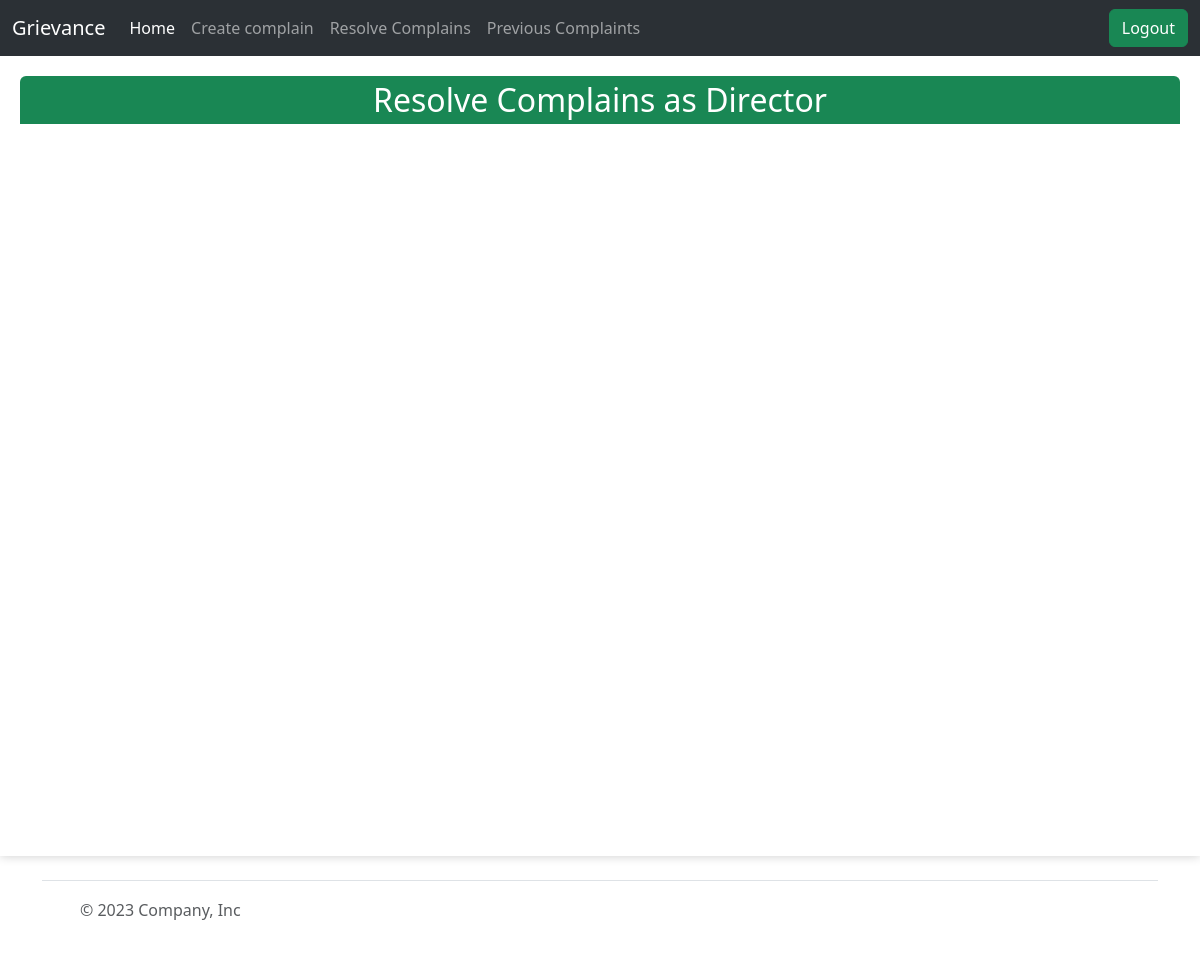
Page /respondcomplain (signed in) on the earlier database version.
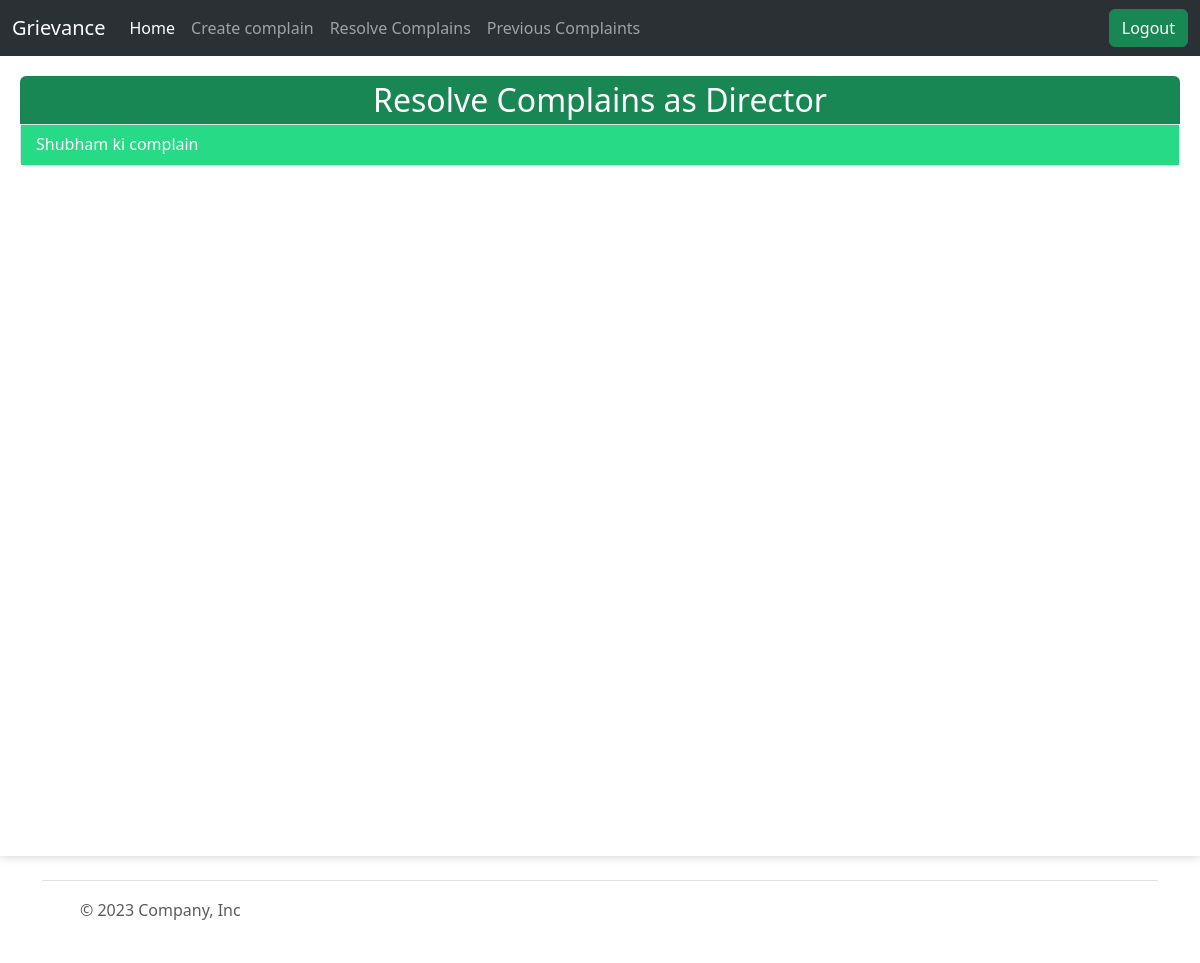
Same page on the later database version.
### complainapp/models.py (models this page shows, shortened)
class Designation(models.Model):
    id = models.AutoField
    name = models.CharField(max_length=100)
    description = models.CharField(max_length=500)
    parent = models.ForeignKey('self', blank=True, default=" ", null=True, on_delete=models.CASCADE)
    designation_holder = models.ForeignKey(Profile, on_delete=models.CASCADE, related_name='designation_holder')

class Complain(models.Model):
    id = models.AutoField
    heading = models.CharField(max_length=300)
    description = models.TextField()
    registered_by = models.ForeignKey(Profile, on_delete=models.CASCADE)
    registered_to = models.ForeignKey('Designation', on_delete=models.CASCADE)
    registered_date = models.DateField(default=now, db_index=True)
    response_date = models.DateField(default=datetime.utcnow() + timedelta(days=1))
    completed = models.BooleanField(default=False)
    likes = models.ManyToManyField(User,related_name="postlike", blank=True)

### complainapp/views.py (the view, shortened to what this page needs)
# urls.py: path('respondcomplain', views.respondComplain, name="respondComplain"),
@login_required(login_url='/')
def respondComplain(request):
    if not check_designation(Profile.objects.get(user=request.user)):
        messages.error(request, "You do not hold any designation")
        return redirect('/')
    myprofile = Profile.objects.get(user=request.user)
    designation_set = myprofile.designation_holder.all()
    complains_list = dict()
    for designation in designation_set:
        complains_list[designation] = Complain.objects.filter(
            registered_to=designation, completed=False)
    return render(request, "complainapp/respondcomplain.html", {'complains_list': complains_list, 'designation_holder': True})

### complainapp/views.py (called while the page is built)
def check_designation(profile):
    return profile.designation_holder.exists()

### templates/complainapp/respondcomplain.html (shortened to what this page needs)
{% extends 'complainapp/basic.html' %}
{% load static %}
{% block style %}
<link rel="stylesheet" href="{% static '/css/complainapp/respondcomplain.css' %}">
{% endblock style %}
{% block body %}
{% if user.is_authenticated %}
<div class="content-enclosure">
    {% for designation, complains in complains_list.items %}
    <div class="designation-wrap-complains">
        <div class="complains1" style="min-height:200px">
            <h2 class="bg-success text-white rounded-top" style="text-align:center; margin:0;padding:5px;">Resolve
                Complains as {{designation.name}}</h2>
            <div class="list-group complain-list" style="border-radius:0px 0px 5px 5px">
                {% for complain in complains %}
                <a href="#" class="list-group-item list-group-item-action complain-class" aria-current="true">
                    <h6 class="complain-subject">{{ complain.heading }}</h6>
                </a>
                {% endfor %}
            </div>
        </div>
    </div>
    {% endfor %}
</div>
{% endif %}
{% endblock body %}

Differences in the rows shown:
added Complain: heading "Shubham ki complain"
